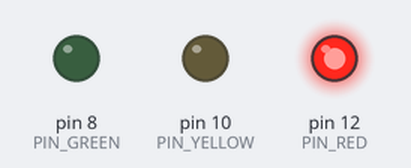
This program was run on a simulated Arduino Uno, built with avr-gcc and run on an emulated ATmega328P. Shown: output pins drawn as LEDs (lit = HIGH).

Above: at 3.5 s.
At 9.0 s:
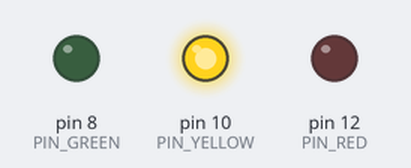
At 13.0 s:
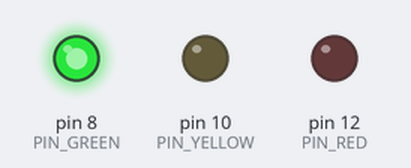
At 16.7 s:
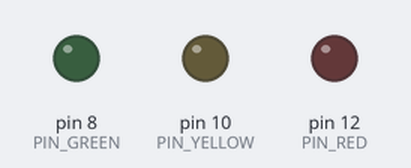
Timing chart, 0 to 23.5 s (numbered marks = the images above):
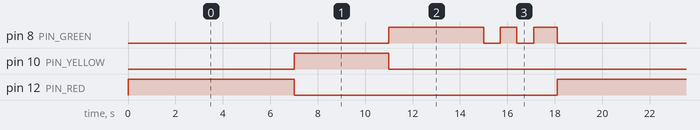

Measured:
- by itself, pin 8 (PIN_GREEN): repeats every 18.1 s: LOW 0.70 s, HIGH 0.70 s, LOW 0.70 s, HIGH 1.0 s, LOW 11.0 s, HIGH 4.0 s
- by itself, pin 10 (PIN_YELLOW): alternates HIGH for 4.0 s and LOW for 14.1 s
- by itself, pin 12 (PIN_RED): alternates HIGH for 7.0 s and LOW for 11.1 s

The program:

main.cpp
```cpp
#include <Arduino.h>

// variables
#define PIN_RED 12
#define PIN_YELLOW 10
#define PIN_GREEN 8
#define DELAY_GO 4000
#define DELAY_BLINK 700

void setup() {
  // put your setup code here, to run once:
  pinMode(PIN_RED, OUTPUT);
  pinMode(PIN_YELLOW, OUTPUT);
  pinMode(PIN_GREEN, OUTPUT);
}

void loop() {
  // put your main code here, to run repeatedly:
  //RED
  digitalWrite(PIN_RED, HIGH);
  digitalWrite(PIN_YELLOW, LOW);
  digitalWrite(PIN_GREEN, LOW);
  delay(7000);
  //YELLOW
  digitalWrite(PIN_RED, LOW);
  digitalWrite(PIN_YELLOW, HIGH);
  digitalWrite(PIN_GREEN, LOW);
  delay(4000);
  //GREEN
  digitalWrite(PIN_RED, LOW);
  digitalWrite(PIN_YELLOW, LOW);
  digitalWrite(PIN_GREEN, HIGH);
  delay(DELAY_GO);
  digitalWrite(PIN_GREEN, LOW);
  delay(DELAY_BLINK);
  digitalWrite(PIN_GREEN,HIGH);
  delay(DELAY_BLINK);
  digitalWrite(PIN_GREEN, LOW);
  delay(DELAY_BLINK);
  digitalWrite(PIN_GREEN,HIGH);
  //REPEAT
  delay(1000);
}
```
